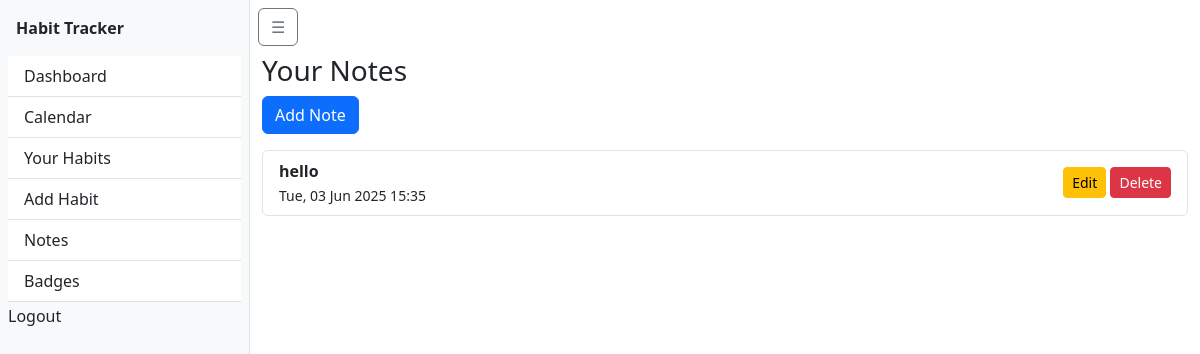
/habits/notes/ (signed in), run on an earlier commit of the app's database.
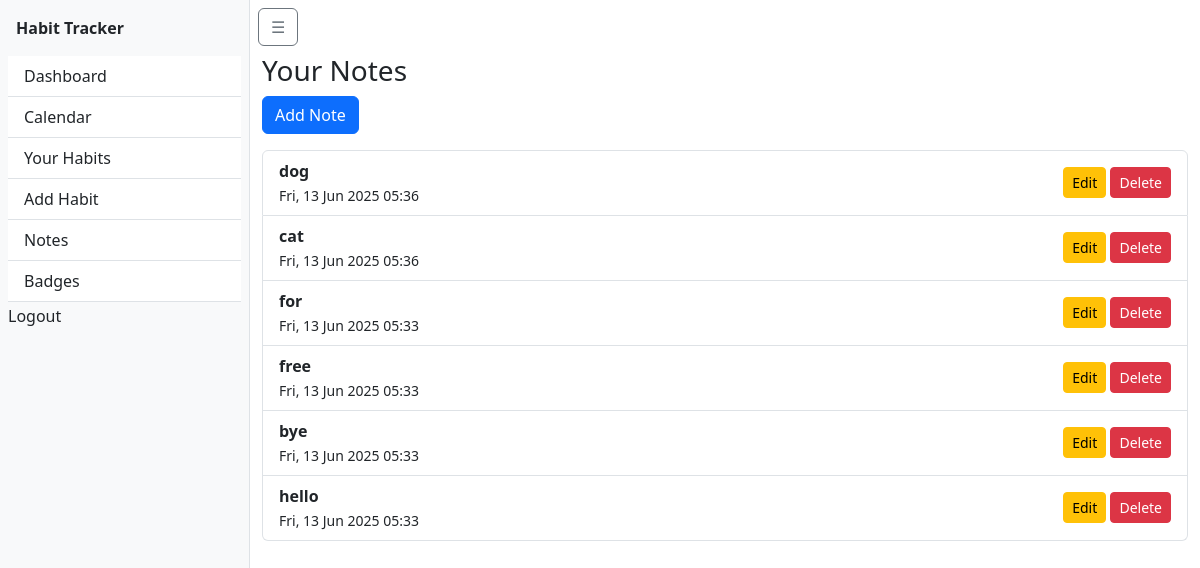
And on a later commit of the database.
### habits/models.py (models this page shows, shortened)
class Note(models.Model):
    user = models.ForeignKey(User, on_delete=models.CASCADE)
    title = models.CharField(max_length=100)
    content = models.TextField()
    is_pinned = models.BooleanField(default=False)
    updated_at = models.DateTimeField(auto_now=True)

### habits/views.py (the view)
# urls.py: path('notes/', views.note_list, name='note_list'),
@login_required
def note_list(request):
    notes = Note.objects.filter(user=request.user).order_by('-updated_at')
    return render(request, 'habits/note_list.html', {'notes': notes})

### habits/templates/habits/note_list.html (shortened to what this page needs)
{% extends 'habits/base.html' %}
{% block content %}
  <h3>Your Notes</h3>
  <a href="{% url 'habits:add_note' %}" class="btn btn-primary mb-3">Add Note</a>
  <ul class="list-group">
    {% for note in notes %}
      <li class="list-group-item d-flex justify-content-between align-items-center">
        <div>
          <strong>{{ note.title }}</strong><br>
          <small>{{ note.updated_at|date:"D, d M Y H:i" }}</small>
        </div>
        <div>
          <a href="{% url 'habits:edit_note' note.pk %}" class="btn btn-sm btn-warning">Edit</a>
          <a href="{% url 'habits:delete_note' note.pk %}" class="btn btn-sm btn-danger">Delete</a>
        </div>
      </li>
    {% empty %}
      <li class="list-group-item">No notes yet.</li>
    {% endfor %}
  </ul>
{% endblock %}

What changed in the data, as far as the page shows it:
added Note: title "dog", updated_at "Fri, 13 Jun 2025 05:36"
added Note: title "cat", updated_at "Fri, 13 Jun 2025 05:36"
added Note: title "for", updated_at "Fri, 13 Jun 2025 05:33"
added Note: title "free", updated_at "Fri, 13 Jun 2025 05:33"
added Note: title "bye", updated_at "Fri, 13 Jun 2025 05:33"
changed Note "hello": updated_at "Tue, 03 Jun 2025 15:35" → "Fri, 13 Jun 2025 05:33"
